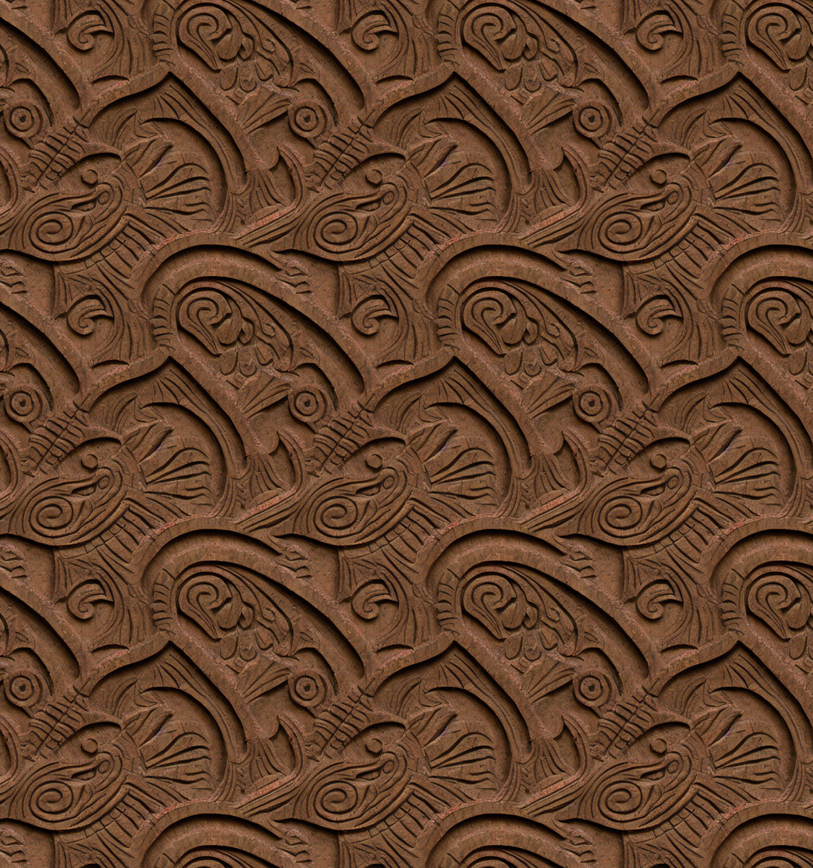
#> input picture examples/maps/sandstone_partial.png, 813 x 868 px, shrunk from 1463 x 1562 before the run
$ python plot.py
#> lines starting #> are read from the running program, lines starting #| are printed output that depends on the picture
# Copyright 2022 Google LLC.
# SPDX-License-Identifier: Apache-2.0

from PIL import Image
import matplotlib.pyplot as plt
import numpy as np
import scipy.signal

nStatisticValues = 8
image = np.array(Image.open("examples/maps/sandstone_partial.png").convert("L"), float)
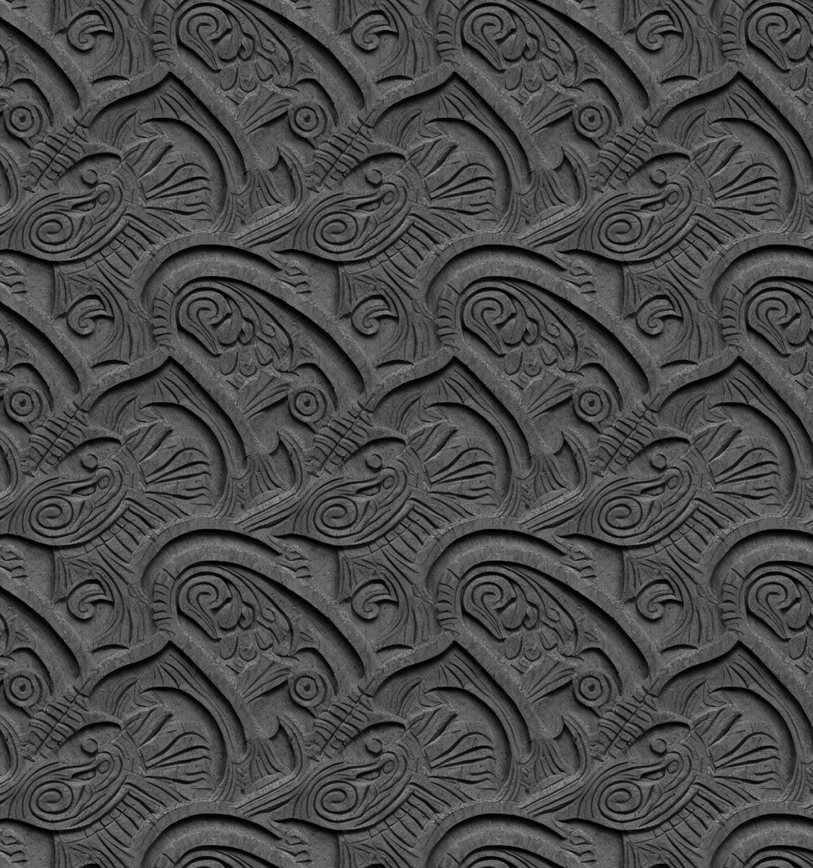
#> image: shape (868, 813) float64; min 0, max 155, mean 73.7

# Window the image.
window_x = np.hanning(image.shape[1])
window_y = np.hanning(image.shape[0])
image *= np.outer(window_y, window_x)
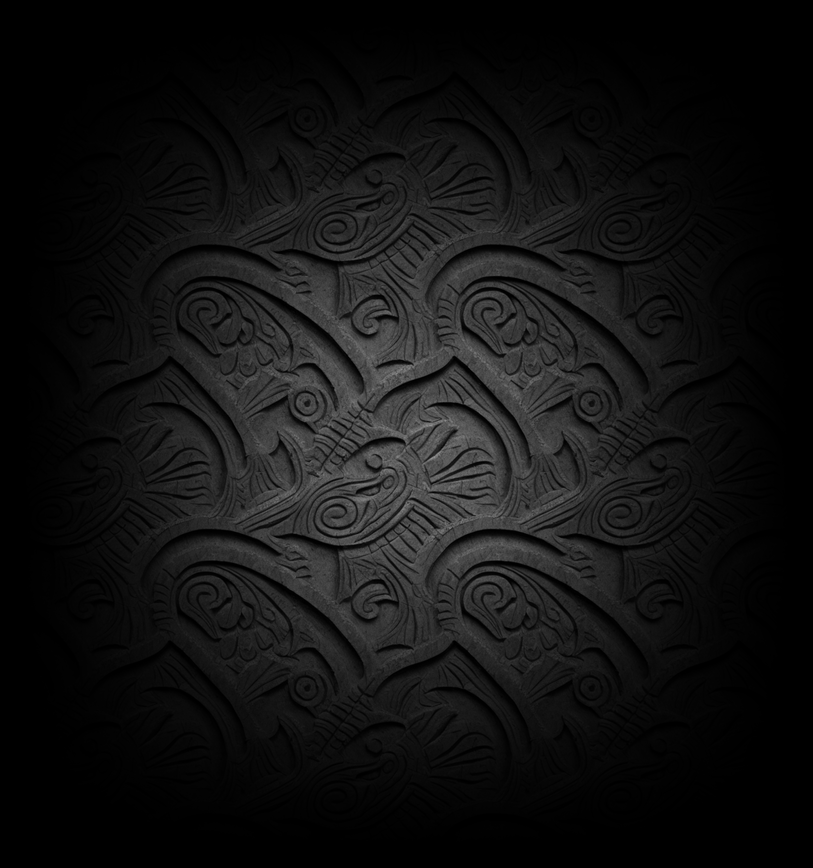
#> image: shape (868, 813) float64; min 0, max 146.6, mean 18.4
# Transform to frequency domain.
spectrum = np.fft.rfft2(image)
# Partially whiten the spectrum. This tends to make the autocorrelation sharper,
# but it also amplifies noise. The -0.6 exponent is the strength of the
# whitening normalization, where -1.0 would be full normalization and 0.0 would
# be the usual unnormalized autocorrelation.
spectrum *= (1e-12 + np.abs(spectrum)) ** -0.6
# Exclude some very low frequencies, since these are irrelevant to the texture.
fx = np.arange(spectrum.shape[1])
#> fx = 407 values from 0 to 406
fy = np.fft.fftshift(np.arange(spectrum.shape[0]) - spectrum.shape[0] // 2)
fx, fy = np.meshgrid(fx, fy)
spectrum[np.sqrt(fx**2 + fy**2) < 10] = 0
# Compute the autocorrelation and inverse transform.
acorr = np.real(np.fft.irfft2(np.abs(spectrum) ** 2))

# get y size
indOfXTop = np.argpartition(acorr[0], -nStatisticValues)[-nStatisticValues:]
#> indOfXTop = [527, 2, 810, 284, 1, 528, 811, 0]
# indeOfTopSorted = indOfTop[np.argsort(acorr[indOfTop])]
print(indOfXTop)
#| [527   2 810 284   1 528 811   0]

# get x size
acorrY = np.transpose(acorr)
indOfYTop = np.argpartition(acorrY[0], -nStatisticValues)[-nStatisticValues:]
#> indOfYTop = [2, 284, 584, 583, 285, 1, 867, 0]
print(indOfYTop)
#| [  2 284 584 583 285   1 867   0]


# TODO: cut dimensions from 0, 0 to statistically significant value or crop to rectangle of sign value sides
showGraph = False
saveGraph = False
if showGraph or saveGraph:
    plt.figure(figsize=(10, 10))
    plt.imshow(acorr, cmap="Blues", vmin=0, vmax=np.percentile(acorr, 99.5))
    plt.xlim(0, image.shape[1] / 2)
    plt.ylim(0, image.shape[0] / 2)
    plt.title("2D autocorrelation", fontsize=18)
    plt.xlabel("Horizontal lag (px)", fontsize=15)
    plt.ylabel("Vertical lag (px)", fontsize=15)
    if saveGraph:
        plt.savefig("result.png")
    if showGraph:
        plt.show()
